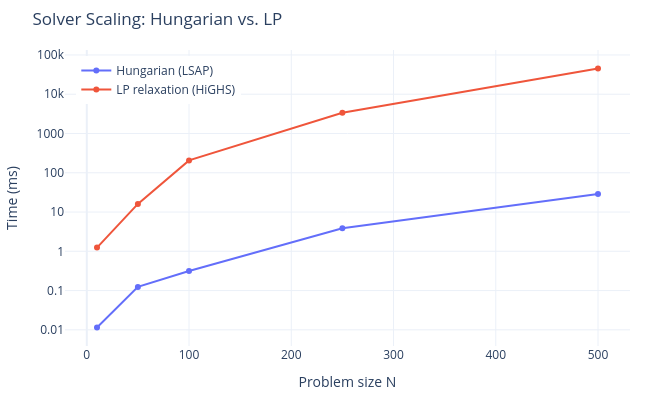

Notebook code for this chart:
### Code cell
import plotly.graph_objects as go

fig = go.Figure()

fig.add_trace(go.Scatter(
    x=sizes, y=[t * 1000 for t in results["hungarian"]],
    name="Hungarian (LSAP)"
))

fig.add_trace(go.Scatter(
    x=sizes, y=[t * 1000 for t in results["linprog"]],
   name="LP relaxation (HiGHS)"
))

fig.update_layout(
    template="plotly_white",
    width=650, height=400,
    xaxis_title="Problem size N",
    yaxis_title="Time (ms)",
    yaxis_type="log",
    title="Solver Scaling: Hungarian vs. LP",
    legend=dict(x=0.02, y=0.98),
    margin=dict(t=50, b=40, l=60, r=20),
)
fig.show()

### Figure 1 — Plotly figure (JSON) as saved in the notebook; plotly's stock layout.template omitted (floating-point values rounded to 4 significant figures)
{"data": [{"name": "Hungarian (LSAP)", "type": "scatter", "x": [10, 50, 100, 250, 500], "y": [0.0115, 0.124, 0.3138, 3.854, 28.75]}, {"name": "LP relaxation (HiGHS)", "type": "scatter", "x": [10, 50, 100, 250, 500], "y": [1.241, 16.1, 206.7, 3371.0, 45110.0]}], "layout": {"height": 400, "legend": {"x": 0.02, "y": 0.98}, "margin": {"b": 40, "l": 60, "r": 20, "t": 50}, "title": {"text": "Solver Scaling: Hungarian vs. LP"}, "width": 650, "xaxis": {"title": {"text": "Problem size N"}}, "yaxis": {"title": {"text": "Time (ms)"}, "type": "log"}}}
